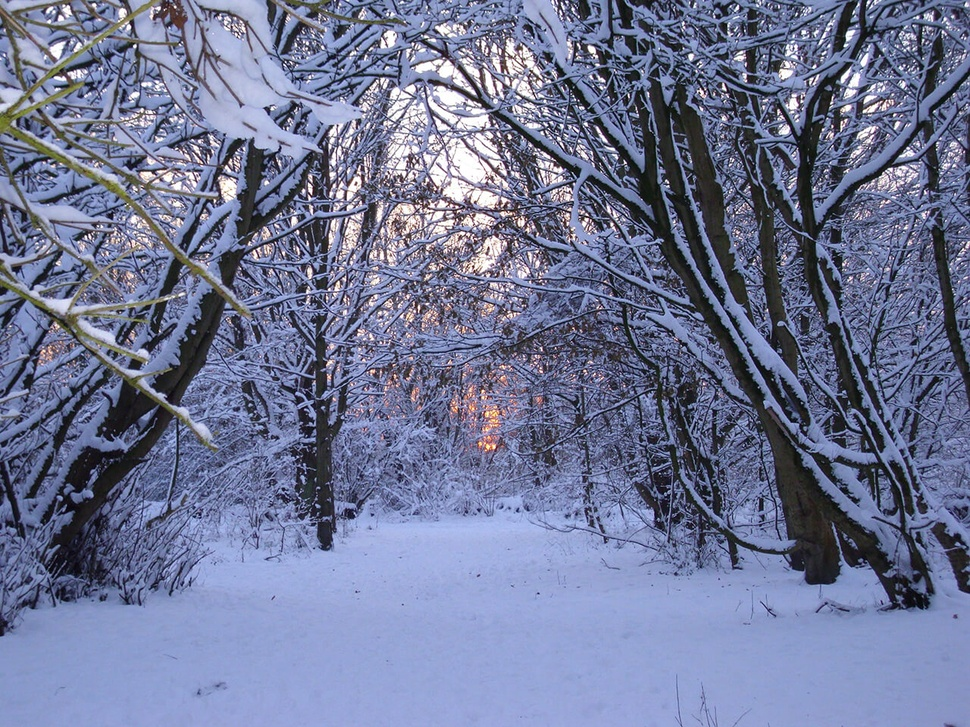
#> input picture snow/img/snow.jpeg, 970 x 727 px, shrunk from 1280 x 960 before the run
$ jupyter execute --allow-errors Assignment26_ImageProcessing.ipynb
#> lines starting #> are read from the running program, lines starting #| are printed output that depends on the picture
<a href="https://colab.research.google.com/github/MaryamBoneh/PythonCourse_Aemmi/blob/master/Assignment26/Assignment26_ImageProcessing.ipynb" target="_parent"></a>

[cell 1]
import cv2, os, argparse
import numpy as np
import matplotlib.pyplot as plt

my_parser = argparse.ArgumentParser()
my_parser.add_argument('--image')
args = my_parser.parse_args()

img = cv2.imread(args.image, cv2.IMREAD_GRAYSCALE)
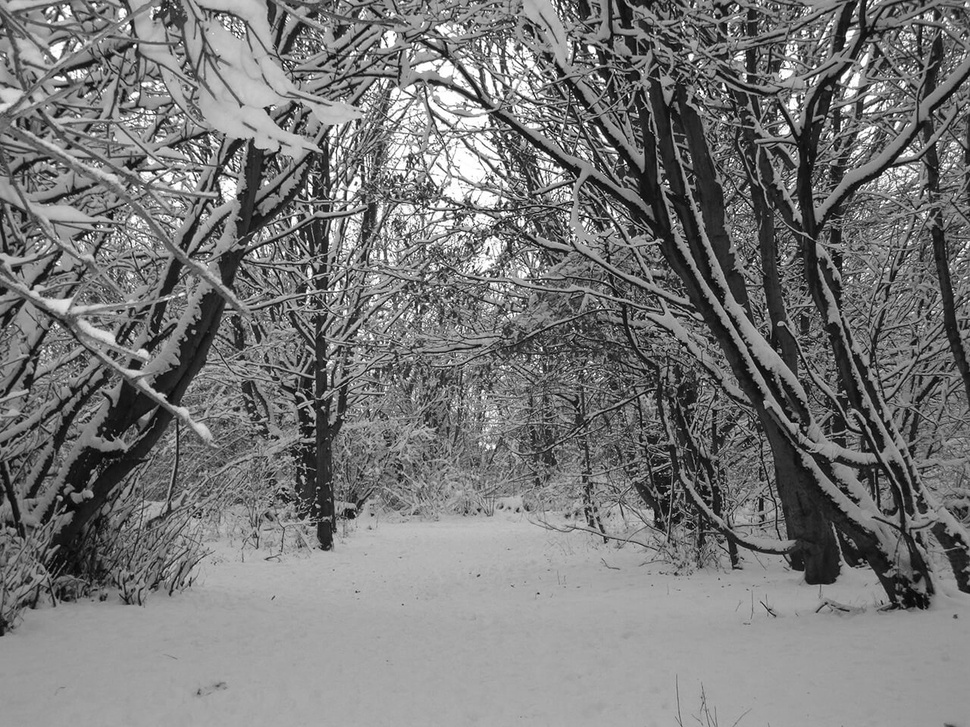
#> img: shape (727, 970); min 0, max 255, mean 119.7
flag = False
c = 0

for i in range(img.shape[0]):
  finde_white = False
  if c == img.shape[1]:
    square = i + 1
    break
  c = 0
  for j in range(img.shape[1]):
    if not flag:
      if img[i,j] > 220 and img[i,j+1] > 220 and img[i+1,j] > 220:
        flag = True
    else:
      if img[i, j] < 30:
        c += 1
      else:
        finde_white = True
        break
    if finde_white:
      break
#> after the loop, flag = True

# creat folders
for i in range(10):
    dirName = '/content/drive/MyDrive/Assignment26/mnist/' + str(i)
    try:
        os.makedirs(dirName)
        print("Directory ", dirName,  " Created ")
    except FileExistsError:
        print("Directory ", dirName,  " already exists")

# save numbers pic
#> (the rest of this cell did not finish here and is left out)

[cell 2]
import cv2, argparse
import numpy as np
import matplotlib.pyplot as plt

my_parser = argparse.ArgumentParser()
my_parser.add_argument('--image')
my_parser.add_argument('--size', default=7, type=int)
my_parser.add_argument('--amount', default=1/49, type=int)
args = my_parser.parse_args()

image = cv2.imread(args.image, cv2.IMREAD_GRAYSCALE)
result = np.zeros(image.shape)
fig = plt.figure(figsize=(12, 12))
rows, cols = image.shape
#> rows = 727; cols = 970

def convolution(size, amount):
#> called with size = 7, amount = 0.0204
  mask = np.ones(size)* amount
  for i in range((size//2), rows - (size//2)):
    for j in range((size//2), cols - (size//2)):
      small_image = image[i-(size//2):i+(size//2 + 1), j-(size//2):j+(size//2 + 1)]
      temp = np.multiply(small_image, mask)
      out = np.sum(temp)
      if out < 100:
        result[i, j] = out
      else:
        result[i, j] = image[i, j]
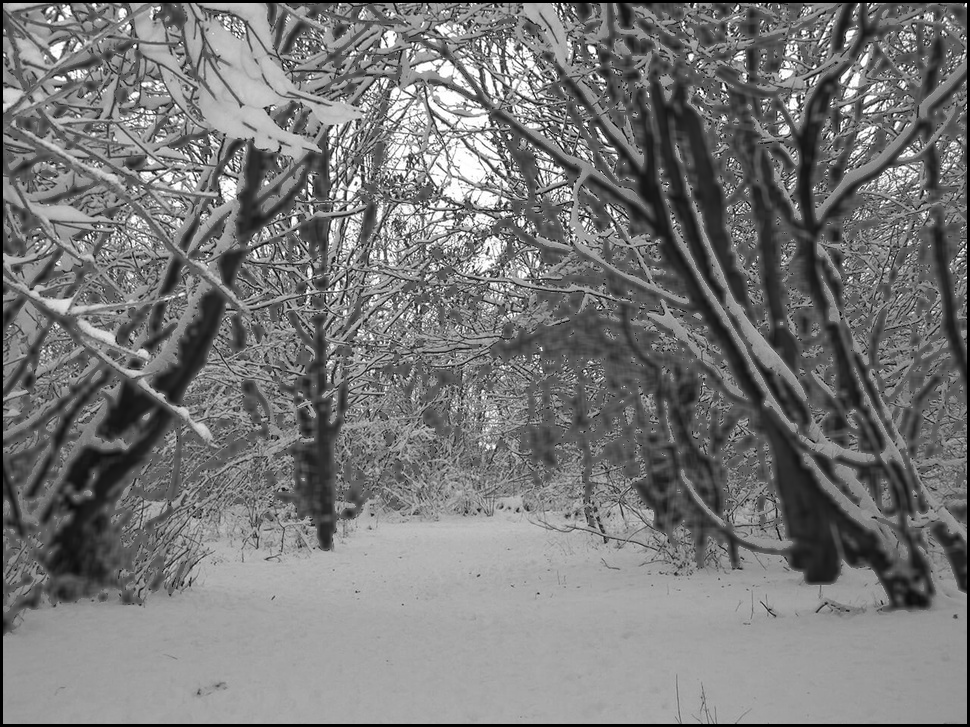
#> result: shape (727, 970) float64; min 0, max 255, mean 119.3

  return result

result = convolution(args.size, args.amount)

plt.imshow(result, cmap='gray')
cv2.waitKey(0)

[cell 3]
import cv2, argparse
import matplotlib.pyplot as plt

my_parser = argparse.ArgumentParser()
my_parser.add_argument('--image')
args = my_parser.parse_args()
fig = plt.figure(figsize=(12, 12))

image = cv2.imread(args.image, cv2.IMREAD_GRAYSCALE)

image = cv2.medianBlur(image, 3)
plt.imshow(image, cmap='gray')
cv2.waitKey(0)
